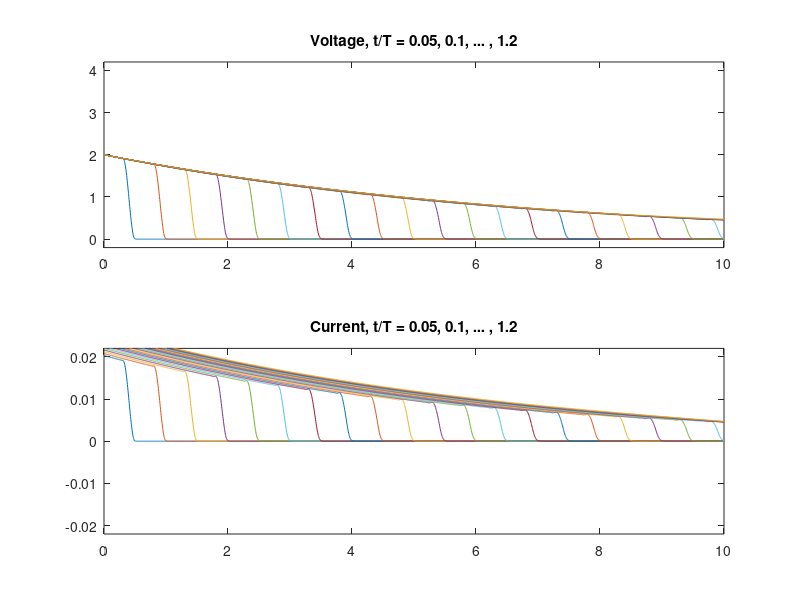

The MATLAB script that drew this image:
% script RR_Ex10_33_telegraphers_eqns_termination
% Simulates the Telegraphers equations, for different possibilities of termination.
% Renaissance Repository, https://github.com/tbewley/RR (Renaissance Robotics, Chapter 10)
% Copyright 2024 by Thomas Bewley, published under Modified BSD License.

clear; termination=true      % try both termination=true and termination=false
R=10; G=0.002;               % Try R=0 and G=0.  Also try R=10 and/or G=0.001.
% t1=1e-8, N=200,  Nt=1000;  % Try either these three values...
t1=1e-9, N=2000, Nt=10000;   % ... or (if you are patient) these three values.
L=525e-9; C=52e-12;
Z0=sqrt(L/C), c=1/sqrt(L*C), X=10; T=X/c; h=T/Nt
Delta_x=X/(N+0.5); d=1/Delta_x; A=zeros(2*N,2*N);
figure(1); clf, XV=[0:Delta_x:X]; XI=[Delta_x/2:Delta_x:X];
for i=1:N,
   if i>1, A(2*i-1,2*i-2)= d/L; end, A(2*i-1,2*i-1)=-R/L; A(2*i-1,2*i)=-d/L; 
   if i<N, A(2*i,2*i+1)  =-d/C; end, A(2*i,  2*i  )=-G/C; A(2*i,2*i-1)= d/C;       
end
if termination, A(2*N,2*N)=A(2*N,2*N)-(d/C)/Z0; end
D=sparse(eye(2*N)-A*h/2); E=sparse(eye(2*N)+A*h/2);
n_max=floor(5.050001*T/h); x=zeros(2*N,1); t=0; 
for n=1:n_max
   r=E*x; t=(n-0.5)*h;
   if t<t1, Vleft=(1-cos(pi*t/t1)); else, Vleft=2; end, r(1)=r(1)+(d/L)*h*Vleft;
   x=D\r; t=n*h;
   if termination, Iright=x(2*N)/Z0; else, Iright=0; end
   if mod(n,Nt/20)==0, subplot(2,1,1), plot(XV, [Vleft; x(2:2:2*N)]), axis([0 X -0.2 4.2]), 
                    title(['Voltage, t/T = ',num2str(t/T)]), hold on
                    subplot(2,1,2), plot(XI, [x(1:2:2*N-1); Iright]), axis([0 X -.022 .022]),
                    title(['Current, t/T = ',num2str(t/T)]), hold on, pause(0.2), end
   if termination
      if n==Nt*1.2
         subplot(2,1,1), title(['Voltage, t/T = ',num2str(0.05),', ',num2str(0.1),', ... , ',num2str(t/T)])
         subplot(2,1,2), title(['Current, t/T = ',num2str(0.05),', ',num2str(0.1),', ... , ',num2str(t/T)])
         % print -depsc telegraphers_terminated
         break
     end
   else
      if (n==Nt*1.05) | (n==Nt*1.05) | (n==Nt*1.05) | (n==Nt*1.05)
         subplot(2,1,1), title(['Voltage, t/T = ',num2str(t/T-0.95),', ',num2str(t/T-0.9),', ... , ',num2str(t/T)])
         subplot(2,1,2), title(['Current, t/T = ',num2str(t/T-0.95),', ',num2str(t/T-0.9),', ... , ',num2str(t/T)])
         % print -depsc telegraphers_notermination
         pause, clf
      end
   end
end
